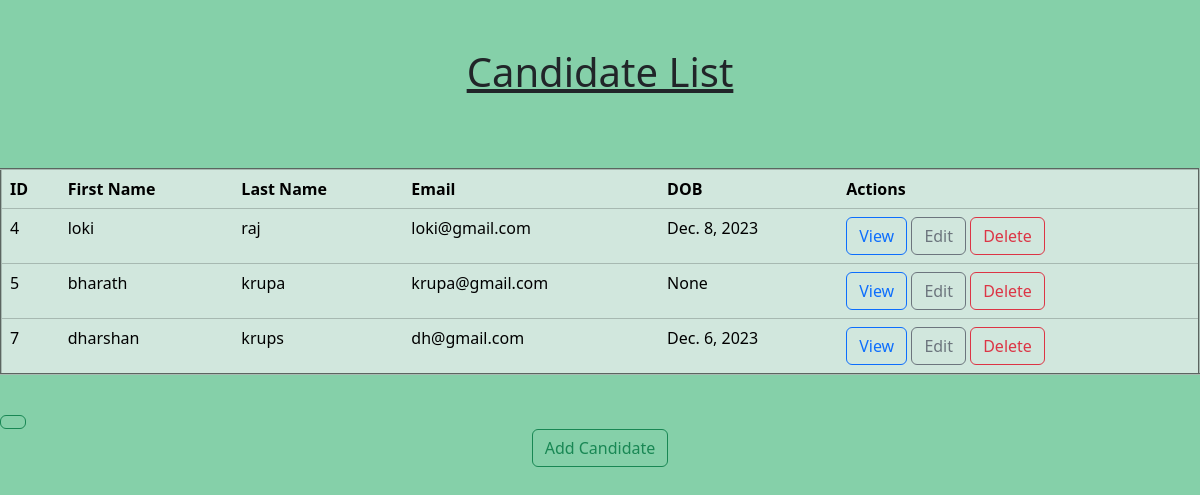
/candidates/, run on the app's committed database.
### cand_app/models.py (models this page shows)
class Candidatedirectory(models.Model):
    event = models.ForeignKey("Eventdetails", models.DO_NOTHING, db_column="event", blank=True, null=True)
    job_position = models.ForeignKey("Jobrequisition", models.DO_NOTHING, db_column="job_position", blank=True,
                                     null=True, )
    recruiter_alert = models.CharField(max_length=50, blank=True, null=True)
    first_name = models.CharField(max_length=255, blank=True, null=True)
    last_name = models.CharField(max_length=255, blank=True, null=True)
    email = models.CharField(max_length=50, blank=True, null=True)
    persona = models.ForeignKey("Persona", models.DO_NOTHING, db_column="persona", blank=True, null=True, )
    role = models.IntegerField(blank=True, null=True)
    screening_mode = models.ForeignKey("Screeningmode", models.DO_NOTHING, db_column="screening_mode", blank=True,
                                       null=True, )
    dob = models.DateField(blank=True, null=True)
    gender = models.ForeignKey("Gender", models.DO_NOTHING, db_column="gender", blank=True, null=True)
    marital_status = models.ForeignKey("Maritalstatus", models.DO_NOTHING, db_column="marital_status", blank=True,
                                       null=True, )
    contact_no_primary = models.DecimalField(max_digits=10, decimal_places=0, blank=True, null=True)
    contact_no_alternate = models.DecimalField(max_digits=10, decimal_places=0, blank=True, null=True)
    referred_by = models.ForeignKey("Employeedirectory", models.DO_NOTHING, db_column="referred_by", blank=True,
                                    null=True, )
    referred_by_other = models.CharField(max_length=250, blank=True, null=True)
    address_line = models.CharField(max_length=255, blank=True, null=True)
    city = models.ForeignKey("City", models.DO_NOTHING, db_column="city", blank=True, null=True)
    pincode = models.DecimalField(max_digits=6, decimal_places=0, blank=True, null=True)
    experience_level = models.ForeignKey("Experiencelevel", models.DO_NOTHING, db_column="experience_level", blank=True,
                                         null=True, )
    education_level = models.ForeignKey("Educationlevel", models.DO_NOTHING, db_column="education_level", blank=True,
                                        null=True, )
    education_qualification = models.ForeignKey("Educationqualification", models.DO_NOTHING,
                                                db_column="education_qualification", blank=True, null=True, )
    education_specialization = models.ForeignKey("Educationspecialization", models.DO_NOTHING,
                                                 db_column="education_specialization", blank=True, null=True, )
    education_specialization_other = models.TextField(blank=True, null=True)  # This field type is a guess.
    education_institution = models.ForeignKey("Source", models.DO_NOTHING, db_column="education_institution",
                                              blank=True, null=True, )
    education_institution_other = models.TextField(blank=True, null=True)  # This field type is a guess.
    source = models.ForeignKey("Source", models.DO_NOTHING, db_column="source", blank=True, null=True,
                               related_name="source_for_candidate_details", )
    source_type = models.ForeignKey("Sourcetype", models.DO_NOTHING, db_column="source_type", blank=True, null=True)
    years_of_experience = models.DecimalField(max_digits=4, decimal_places=2, blank=True, null=True)
    current_employer = models.CharField(max_length=100, blank=True, null=True)
    current_designation = models.TextField(blank=True, null=True)  # This field type is a guess.
    current_monthly_salary = models.IntegerField(blank=True, null=True)
    expected_monthly_salary = models.IntegerField(blank=True, null=True)
    notice_period = models.CharField(max_length=50, blank=True, null=True)
    reason_for_change = models.ForeignKey("Reasonforchange", models.DO_NOTHING, db_column="reason_for_change",
                                          blank=True, null=True, )
    photo_path = models.TextField(blank=True, null=True)  # This field type is a guess.
    resume_path = models.TextField(blank=True, null=True)  # This field type is a guess.
    login_time = models.DateTimeField(blank=True, null=True)
    logout_time = models.DateTimeField(blank=True, null=True)
    ip_address = models.CharField(max_length=15, blank=True, null=True)
    geo_location = models.CharField(max_length=50, blank=True, null=True)
    created_date = models.DateTimeField(blank=True, null=True)
    created_by = models.IntegerField(blank=True, null=True)
    modified_date = models.DateTimeField(blank=True, null=True)
    modified_by = models.IntegerField(blank=True, null=True)
    status = models.IntegerField(default=1)

### cand_app/views.py (the view)
# urls.py: path('', views.candidate_list, name='candidate_list'),  # Assuming you have a view for listing candidates
def candidate_list(request):
    candidates = Candidatedirectory.objects.all()
    return render(request, 'candidate_list.html', {'candidates': candidates})

### templates/candidate_list.html (shortened to what this page needs)
{% load static %}
<html lang="en">
<head>
    <link href="https://cdn.jsdelivr.net/npm/bootstrap@5.3.2/dist/css/bootstrap.min.css" rel="stylesheet">
</head>
<body style="background-color:#85d0a9;">
    <h1 class="mt-5" ><center><u>Candidate List</u></h1><br><br>
    <table class="table table-success mt-3" border="2">
        <thead>
            <tr>
                <th>ID</th>
                <th>First Name</th>
                <th>Last Name</th>
                <th>Email
                <th>DOB</th>
                <th>Actions</th>
            </tr>
        </thead>
        <tbody>
            {% for candidate in candidates %}
                <tr>
                    <td>{{ candidate.id }}</td>
                    <td>{{ candidate.first_name }}</td>
                    <td>{{ candidate.last_name }}</td>
                    <td>{{ candidate.email }}</td>
                    <td>{{candidate.dob}}</td>
                    <td>
                        <a href="{% url 'candidate_detail' candidate.id %}" class="btn btn-outline-primary">View</a>
                        <a href="{% url 'candidate_update' candidate.id %}" class="btn btn-outline-secondary">Edit</a>
                        <a href="{% url 'candidate_delete' candidate.id %}" class="btn btn-outline-danger">Delete</a>
                    </td>
                </tr>
            {% endfor %}
        </tbody>
    </table><br>
    <a href="{% url 'candidate_create' %}" class="btn btn-outline-success" ><center>Add Candidate</a>
</body>
</html>

### data on the page
Candidatedirectory: id "4", first_name "loki", last_name "raj", email "loki@gmail.com", dob "Dec. 8, 2023"
Candidatedirectory: id "5", first_name "bharath", last_name "krupa", email "krupa@gmail.com", dob "None"
Candidatedirectory: id "7", first_name "dharshan", last_name "krups", email "dh@gmail.com", dob "Dec. 6, 2023"
